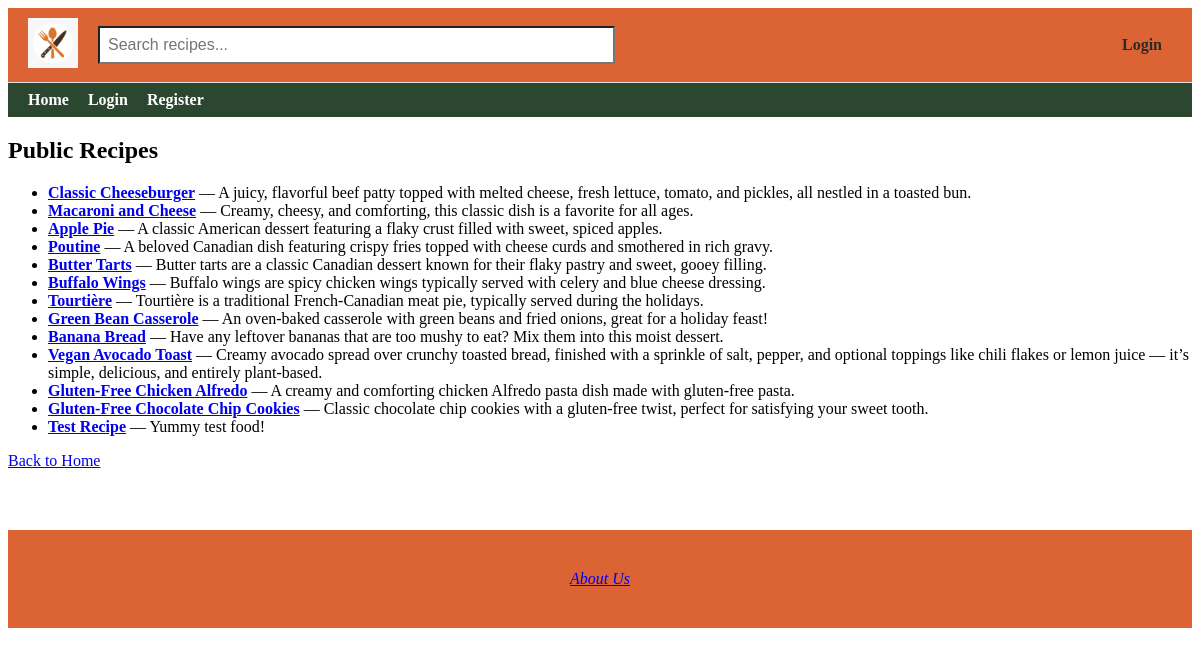
The app's page /visitor_recipes with its own data.
### app/models.py (models this page shows, shortened)
class Recipe(db.Model):
    id = db.Column(db.Integer, primary_key=True)
    title = db.Column(db.String(100), nullable=False)
    description = db.Column(db.Text, nullable=False)
    ingredients = db.Column(db.Text, nullable=True)
    instructions = db.Column(db.Text, nullable=True)
    image_filename = db.Column(db.String(120), nullable=True)
    created = db.Column(db.DateTime, default=get_local_time)
    user_id = db.Column(db.Integer, db.ForeignKey('user.id'), nullable=False)
    rating_sum = db.Column(db.Integer, default=0)
    rating_count = db.Column(db.Integer, default=0)
    user = db.relationship('User', backref=db.backref('user_recipes', lazy=True), overlaps="author,recipes")
    comments = db.relationship('Comment', backref=db.backref('recipe', lazy=True)) #Relationship to comments (one-to-many)
    tags = db.relationship(
        'Tag',
        secondary=recipe_tags,
        backref=db.backref('recipes', lazy='dynamic'),
        lazy='dynamic'
    )

### app/routes.py (the view)
@app.route('/visitor_recipes')
def visitor_recipes():
    search_query = request.args.get('q', '')
    if search_query:
        recipes = Recipe.query.filter(
            or_(
                Recipe.title.ilike(f'%{search_query}%'),
                Recipe.ingredients.ilike(f'%{search_query}%')
            )
        ).all()
    else:
        recipes = Recipe.query.all()
    return render_template('visitor_recipes.html', recipes=recipes)

### app/routes.py (called while the page is built)
@app.context_processor
def inject_user():
    return dict(current_user=current_user)

### app/templates/visitor_recipes.html (shortened to what this page needs)
{% extends "base.html" %}
{% block content %}
<h2>Public Recipes</h2>
{% if recipes %}
    <ul>
        {% for recipe in recipes %}
            <li>
                <a href="{{ url_for('recipe_details', id=recipe.id) }}"><strong>{{ recipe.title }}</strong></a>
                    — {{ recipe.description }}
            </li>
        {% endfor %}
    </ul>
{% else %}
    <p>No recipes found matching your search.</p>
{% endif %}
<p><a href="{{ url_for('home') }}">Back to Home</a></p>
{% endblock %}

### records on screen
Recipe: title "Classic Cheeseburger", description "A juicy, flavorful beef patty topped with melted cheese, fresh lettuce, tomato, and pickles, all nestled in a toasted bun."
Recipe: title "Macaroni and Cheese", description "Creamy, cheesy, and comforting, this classic dish is a favorite for all ages."
Recipe: title "Apple Pie", description "A classic American dessert featuring a flaky crust filled with sweet, spiced apples."
Recipe: title "Poutine", description "A beloved Canadian dish featuring crispy fries topped with cheese curds and smothered in rich gravy."
Recipe: title "Butter Tarts", description "Butter tarts are a classic Canadian dessert known for their flaky pastry and sweet, gooey filling."
Recipe: title "Buffalo Wings", description "Buffalo wings are spicy chicken wings typically served with celery and blue cheese dressing."
Recipe: title "Tourtière", description "Tourtière is a traditional French-Canadian meat pie, typically served during the holidays."
Recipe: title "Green Bean Casserole", description "An oven-baked casserole with green beans and fried onions, great for a holiday feast!"
Recipe: title "Banana Bread", description "Have any leftover bananas that are too mushy to eat? Mix them into this moist dessert."
Recipe: title "Vegan Avocado Toast", description "Creamy avocado spread over crunchy toasted bread, finished with a sprinkle of salt, pepper, and optional toppings like chili flakes or lemon juice — it’s simple, delicious, and entirely plant-based."
Recipe: title "Gluten-Free Chicken Alfredo", description "A creamy and comforting chicken Alfredo pasta dish made with gluten-free pasta."
Recipe: title "Gluten-Free Chocolate Chip Cookies", description "Classic chocolate chip cookies with a gluten-free twist, perfect for satisfying your sweet tooth."
Recipe: title "Test Recipe", description "Yummy test food!"
